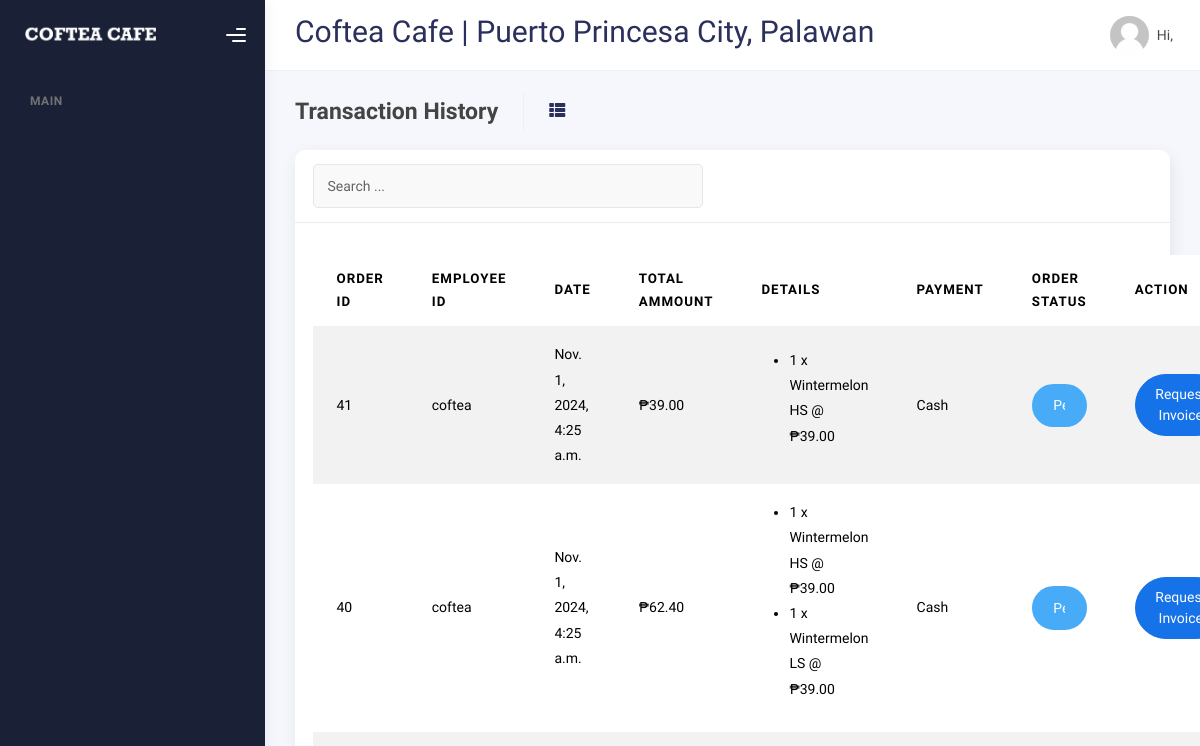
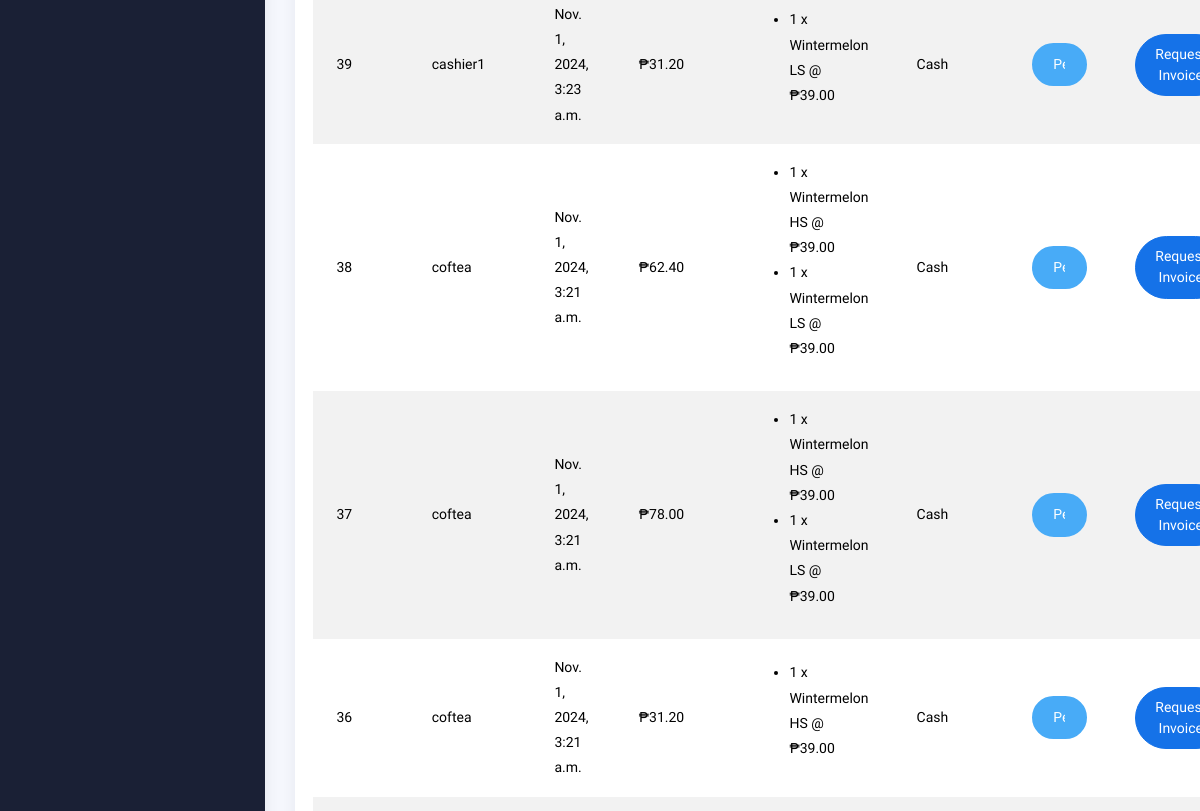
Page /order-history/ (upper part) on the earlier database version (2 pictures, top to bottom).
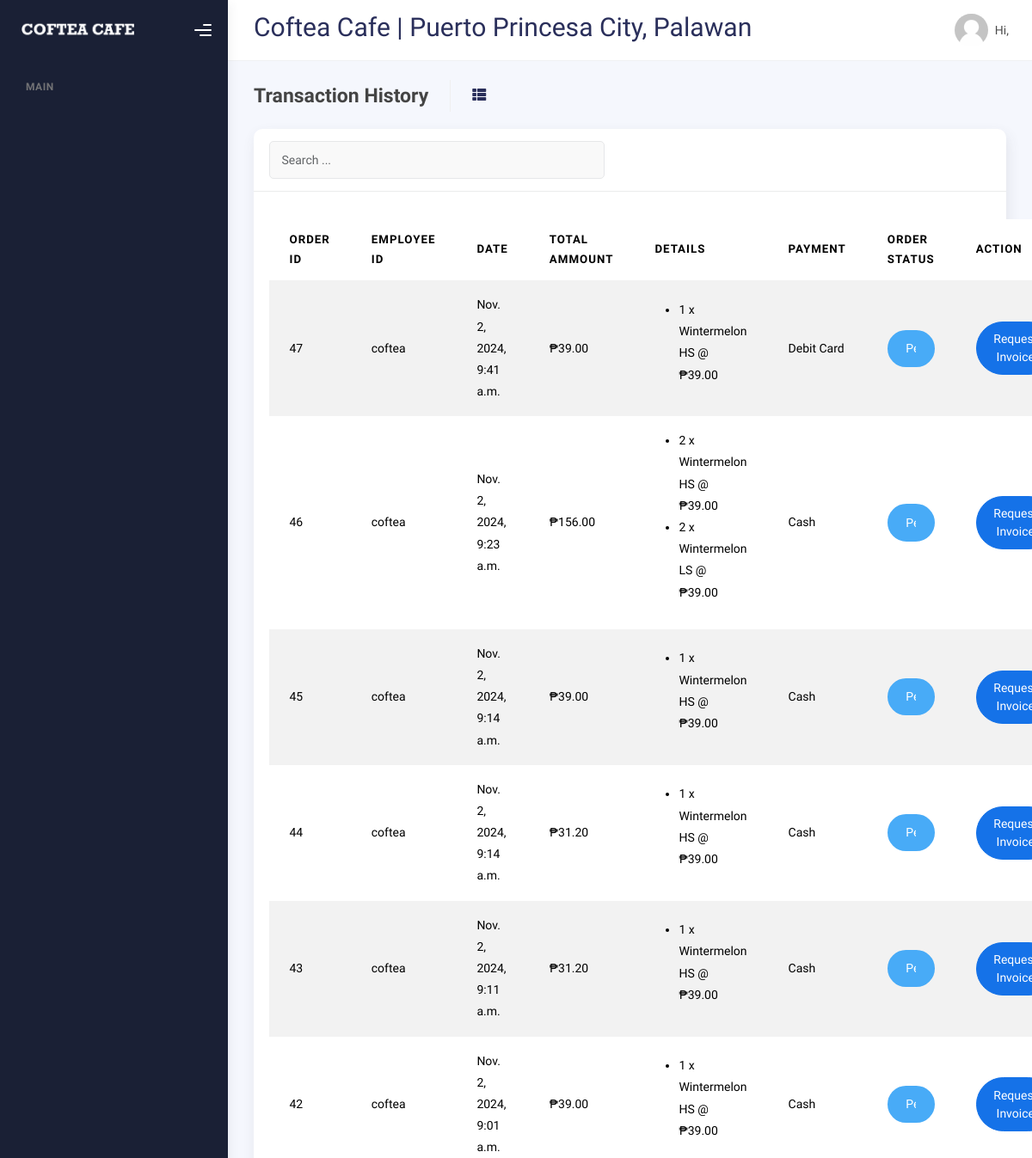
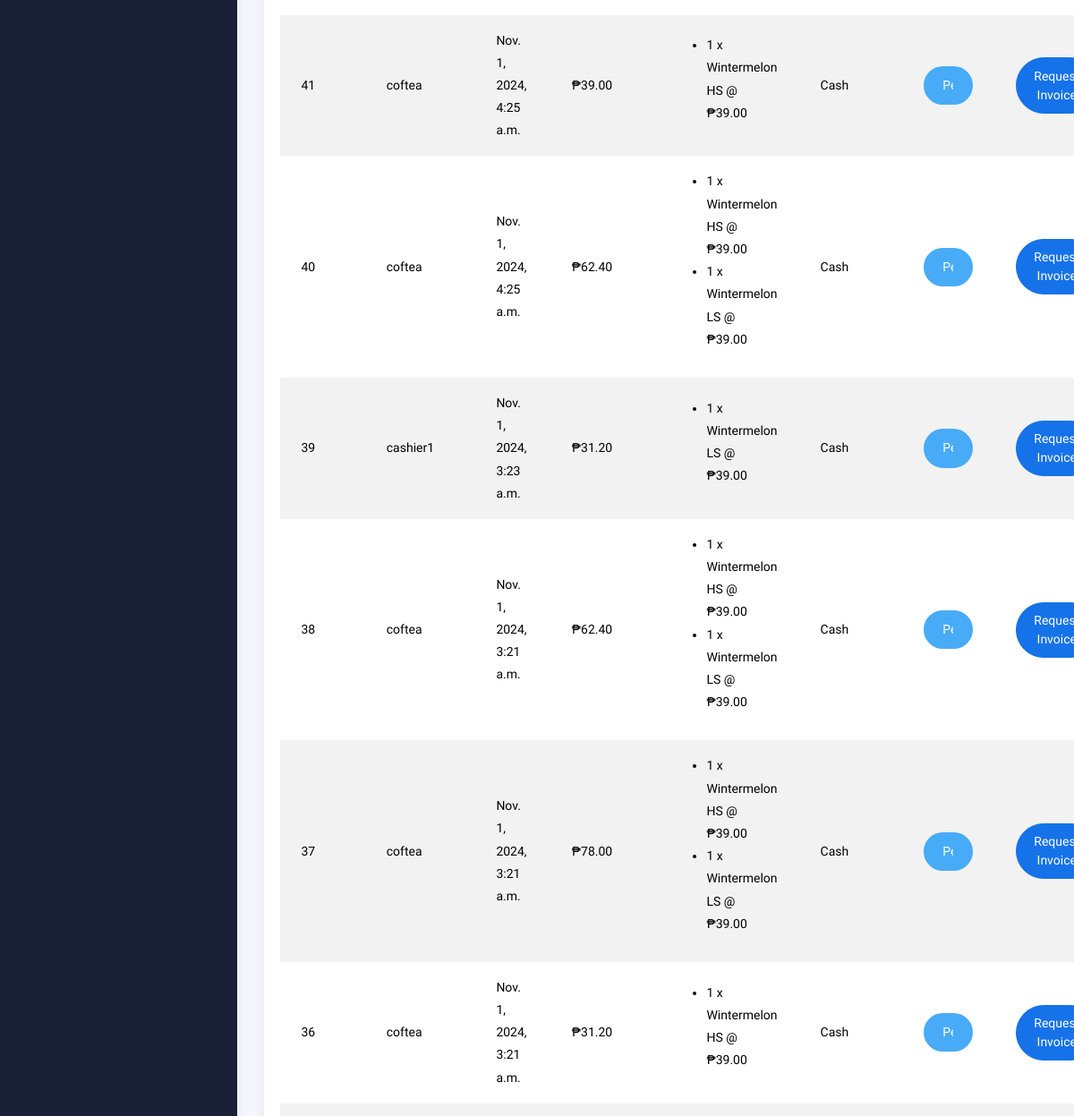
Same page on the later database version (2 pictures, top to bottom).
### Coftea/models.py (models this page shows, shortened)
class OrderTransaction(models.Model):
    order_id = models.AutoField(primary_key=True)
    transaction_date = models.DateTimeField(auto_now_add=True)
    total_price = models.DecimalField(max_digits=10, decimal_places=2)
    user = models.ForeignKey(User, on_delete=models.CASCADE, related_name='orders')
    paymentMethod= models.CharField(
        max_length=20,
        choices=[
            ('Cash', 'Cash'),
            ('Credit Card', 'Credit Card'),
            ('Debit Card', 'Debit Card'),
            ('Gcash', 'G-Cash Wallet'),
            ('Paymaya', 'Maya Wallet')
        ],
        default='Cash'
    )
    status = models.CharField(
        max_length=20,
        choices=[
            ('Pending', 'Pending'),
            ('Completed', 'Completed'),
            ('Cancelled', 'Cancelled')
        ],
        default='Pending'
    )

class OrderItem(models.Model):
    order_item_id = models.AutoField(primary_key=True)
    order = models.ForeignKey(OrderTransaction, on_delete=models.CASCADE, related_name='items')
    product = models.ForeignKey(Product, on_delete=models.CASCADE)
    quantity = models.PositiveIntegerField()
    price = models.DecimalField(max_digits=10, decimal_places=2)  # Price at the time of transaction

class Product(models.Model):
    product_id = models.AutoField(primary_key=True)
    product_name = models.CharField(max_length=100)
    quantity = models.PositiveIntegerField(default=0)
    price = models.DecimalField(max_digits=10, decimal_places=2)
    category = models.ForeignKey(Category, on_delete=models.CASCADE, related_name='products')

### Coftea/views.py (the view)
# urls.py: path('order-history/', views.order_history, name='order_history'),
def order_history(request):
    orders = OrderTransaction.objects.order_by('-transaction_date').select_related('user').prefetch_related('items__product')
    context = {
        'orders': orders,
    }
    return render(request, 'order_history.html', context)

### Coftea/templatetags/auth_extras.py (called while the page is built)
@register.filter(name='has_group')
def has_group(user, group_name):
    return user.groups.filter(name=group_name).exists()

### templates/order_history.html (shortened to what the changed rows need)
{% extends "base.html" %}
{% block content %}
<div class="container">
    <div class="page-inner">
        <div class="page-category">
            <div class="row">
                <div class="col-md-12">
                  <div class="card">
                    <div class="card-body">
                      <table class="table table-striped mt-3 table-responsive">
                        <thead>
                          <tr>
                            <th>Order ID</th>
                            <th>Employee ID</th>
                            <th>Date</th>
                            <th>Total Ammount</th>
                            <th>Details</th>
                            <th>Payment</th>
                            <th>Order Status</th>
                            <th>Action</th>
                          </tr>
                        </thead>
                        <tbody>
                            {% for order in orders %}
                            <tr>
                                <td>{{ order.order_id }}</td>
                                <td>{{ order.user.username }}</td>
                                <td>{{ order.transaction_date }}</td>
                                <td>₱{{ order.total_price }}</td>
                                <td>
                                    <ul>
                                        {% for item in order.items.all %}
                                        <li>{{ item.quantity }} x {{ item.product.product_name }} @ ₱{{ item.price }}</li>
                                        {% endfor %}
                                    </ul>
                                </td>
                                <td>{{ order.paymentMethod }}</td>
                                <td>
                                    {% if order.status == "Pending" %}
                                        <form method="post" action="{% url 'pos' order.order_id %}">
                                            <select class="form-control btn btn-info btn-rounded" name="status" onchange="this.form.submit()">
                                                <option value="Pending" {% if order.status == "Pending" %}selected{% endif %}>Pending</option>
                                            </select>
                                        </form>
                                    {% else %}
                                    <span class="{% if order.status == 'Completed' %}form-control btn btn-success btn-rounded{% elif order.status == 'Cancelled' %}form-control btn btn-danger btn-rounded{% else %}text-warning{% endif %}">
                                        {{ order.status }}
                                    </span>
                                    {% endif %}
                                </td>
                                <td>
                                    <a href="{% url 'request_invoice' order.order_id %}" class="btn btn-primary btn-rounded" target="_blank">Request Invoice</a>
                                </td>
                            </tr>
                            {% endfor %}
                        </tbody>
                      </table>
                    </div>
                  </div>
                </div>
            </div>
        </div>
    </div>
</div>
{% endblock %}

Differences in the rows shown:
added OrderTransaction: order_id "47", user.username "coftea", transaction_date "Nov. 2, 2024, 9:41 a.m.", total_price "39.00", paymentMethod "Debit Card", status "Pending"
added OrderItem: quantity "1", product.product_name "Wintermelon HS", price "39.00", shown under "47"
added OrderTransaction: order_id "46", user.username "coftea", transaction_date "Nov. 2, 2024, 9:23 a.m.", total_price "156.00", paymentMethod "Cash", status "Pending"
added OrderItem: quantity "2", product.product_name "Wintermelon HS", price "39.00", shown under "46"
added OrderItem: quantity "2", product.product_name "Wintermelon LS", price "39.00", shown under "46"
added OrderTransaction: order_id "45", user.username "coftea", transaction_date "Nov. 2, 2024, 9:14 a.m.", total_price "39.00", paymentMethod "Cash", status "Pending"
added OrderItem: quantity "1", product.product_name "Wintermelon HS", price "39.00", shown under "45"
added OrderTransaction: order_id "44", user.username "coftea", transaction_date "Nov. 2, 2024, 9:14 a.m.", total_price "31.20", paymentMethod "Cash", status "Pending"
added OrderItem: quantity "1", product.product_name "Wintermelon HS", price "39.00", shown under "44"
added OrderTransaction: order_id "43", user.username "coftea", transaction_date "Nov. 2, 2024, 9:11 a.m.", total_price "31.20", paymentMethod "Cash", status "Pending"
added OrderItem: quantity "1", product.product_name "Wintermelon HS", price "39.00", shown under "43"
added OrderTransaction: order_id "42", user.username "coftea", transaction_date "Nov. 2, 2024, 9:01 a.m.", total_price "39.00", paymentMethod "Cash", status "Pending"
added OrderItem: quantity "1", product.product_name "Wintermelon HS", price "39.00", shown under "42"
